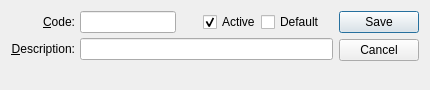
<?xml version="1.0" encoding="UTF-8"?>
<ui version="4.0">
 <comment>This file is part of the xTuple ERP: PostBooks Edition, a free and
open source Enterprise Resource Planning software suite,
Copyright (c) 1999-2019 by OpenMFG LLC, d/b/a xTuple.
It is licensed to you under the Common Public Attribution License
version 1.0, the full text of which (including xTuple-specific Exhibits)
is available at www.xtuple.com/CPAL.  By using this software, you agree
to be bound by its terms.</comment>
 <class>saleType</class>
 <widget class="QDialog" name="saleType">
  <property name="geometry">
   <rect>
    <x>0</x>
    <y>0</y>
    <width>430</width>
    <height>90</height>
   </rect>
  </property>
  <property name="windowTitle">
   <string>Sale Type</string>
  </property>
  <layout class="QGridLayout" name="gridLayout">
   <item row="0" column="0">
    <layout class="QVBoxLayout">
     <property name="spacing">
      <number>0</number>
     </property>
     <item>
      <layout class="QHBoxLayout">
       <property name="spacing">
        <number>5</number>
       </property>
       <item>
        <layout class="QVBoxLayout">
         <property name="spacing">
          <number>5</number>
         </property>
         <item>
          <widget class="QLabel" name="_codeLit">
           <property name="text">
            <string>&amp;Code:</string>
           </property>
           <property name="alignment">
            <set>Qt::AlignRight|Qt::AlignTrailing|Qt::AlignVCenter</set>
           </property>
           <property name="buddy">
            <cstring>_code</cstring>
           </property>
          </widget>
         </item>
         <item>
          <widget class="QLabel" name="_descriptionLit">
           <property name="text">
            <string>&amp;Description:</string>
           </property>
           <property name="alignment">
            <set>Qt::AlignRight|Qt::AlignTrailing|Qt::AlignVCenter</set>
           </property>
           <property name="buddy">
            <cstring>_description</cstring>
           </property>
          </widget>
         </item>
        </layout>
       </item>
       <item>
        <layout class="QVBoxLayout">
         <property name="spacing">
          <number>5</number>
         </property>
         <item>
          <layout class="QHBoxLayout">
           <property name="spacing">
            <number>0</number>
           </property>
           <item>
            <widget class="XLineEdit" name="_code"/>
           </item>
           <item>
            <spacer name="horizontalSpacer">
             <property name="orientation">
              <enum>Qt::Horizontal</enum>
             </property>
             <property name="sizeHint" stdset="0">
              <size>
               <width>40</width>
               <height>20</height>
              </size>
             </property>
            </spacer>
           </item>
           <item>
            <widget class="QCheckBox" name="_active">
             <property name="text">
              <string>Active</string>
             </property>
             <property name="checked">
              <bool>true</bool>
             </property>
            </widget>
           </item>
           <item>
            <widget class="QCheckBox" name="_default">
             <property name="text">
              <string>Default</string>
             </property>
             <property name="checked">
              <bool>false</bool>
             </property>
            </widget>
           </item>
           <item>
            <spacer name="Spacer29">
             <property name="orientation">
              <enum>Qt::Horizontal</enum>
             </property>
             <property name="sizeType">
              <enum>QSizePolicy::Expanding</enum>
             </property>
             <property name="sizeHint" stdset="0">
              <size>
               <width>20</width>
               <height>20</height>
              </size>
             </property>
            </spacer>
           </item>
          </layout>
         </item>
         <item>
          <widget class="XLineEdit" name="_description"/>
         </item>
        </layout>
       </item>
      </layout>
     </item>
     <item>
      <spacer name="Spacer35">
       <property name="orientation">
        <enum>Qt::Vertical</enum>
       </property>
       <property name="sizeType">
        <enum>QSizePolicy::Expanding</enum>
       </property>
       <property name="sizeHint" stdset="0">
        <size>
         <width>20</width>
         <height>20</height>
        </size>
       </property>
      </spacer>
     </item>
    </layout>
   </item>
   <item row="0" column="1">
    <widget class="QDialogButtonBox" name="_buttonBox">
     <property name="orientation">
      <enum>Qt::Vertical</enum>
     </property>
     <property name="standardButtons">
      <set>QDialogButtonBox::Cancel|QDialogButtonBox::Save</set>
     </property>
    </widget>
   </item>
  </layout>
 </widget>
 <layoutdefault spacing="6" margin="11"/>
 <customwidgets>
  <customwidget>
   <class>XLineEdit</class>
   <extends>QLineEdit</extends>
   <header>xlineedit.h</header>
   <container>1</container>
  </customwidget>
 </customwidgets>
 <tabstops>
  <tabstop>_code</tabstop>
  <tabstop>_active</tabstop>
  <tabstop>_description</tabstop>
  <tabstop>_buttonBox</tabstop>
 </tabstops>
 <includes>
  <include location="global">parameter.h</include>
 </includes>
 <resources/>
 <connections/>
</ui>
